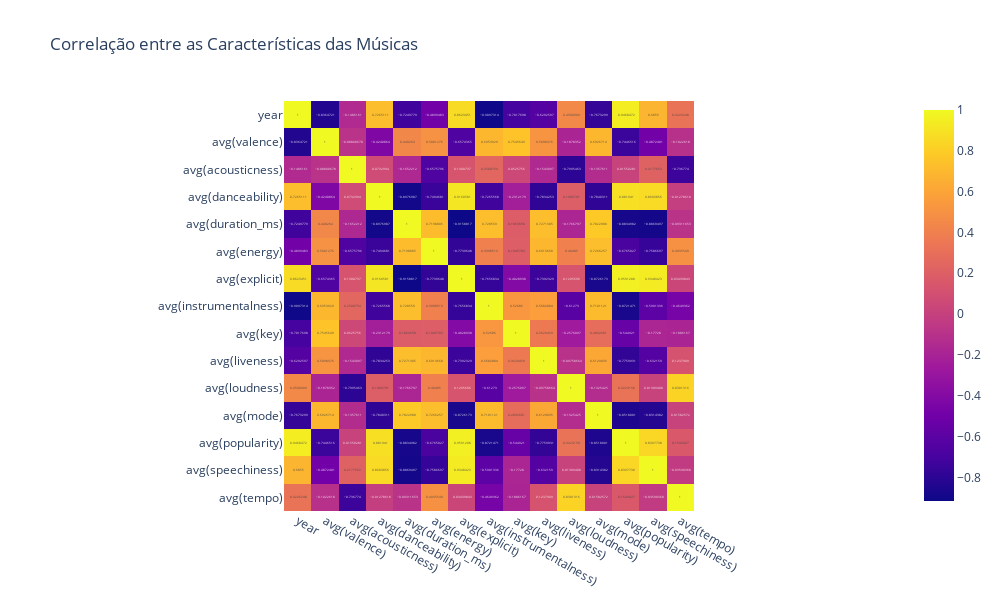

Source (notebook cell):
### Markdown cell above
Para visualizar as correlações entre as características das músicas:

### Code cell
import plotly.express as px

px.imshow(temp.corr(), text_auto=True, width=1000, height=600, title="Correlação entre as Características das Músicas")

### Figure 1 — Plotly figure (JSON) as saved in the notebook; plotly's stock layout.template omitted (floating-point values rounded to 4 significant figures; data arrays with more than 128 entries replaced by an {"elided": "..."} marker saying what was removed)
{"data": [{"coloraxis": "coloraxis", "hovertemplate": "x: %{x}<br>y: %{y}<br>color: %{z}<extra></extra>", "name": "0", "texttemplate": "%{z}", "type": "heatmap", "x": ["year", "avg(valence)", "avg(acousticness)", "avg(danceability)", "avg(duration_ms)", "avg(energy)", "avg(explicit)", "avg(instrumentalness)", "avg(key)", "avg(liveness)", "avg(loudness)", "avg(mode)", "avg(popularity)", "avg(speechiness)", "avg(tempo)"], "xaxis": "x", "y": ["year", "avg(valence)", "avg(acousticness)", "avg(danceability)", "avg(duration_ms)", "avg(energy)", "avg(explicit)", "avg(instrumentalness)", "avg(key)", "avg(liveness)", "avg(loudness)", "avg(mode)", "avg(popularity)", "avg(speechiness)", "avg(tempo)"], "yaxis": "y", "z": {"elided": "15x15 float values"}}], "layout": {"coloraxis": {"colorscale": [[0, "#0d0887"], [0.1111, "#46039f"], [0.2222, "#7201a8"], [0.3333, "#9c179e"], [0.4444, "#bd3786"], [0.5556, "#d8576b"], [0.6667, "#ed7953"], [0.7778, "#fb9f3a"], [0.8889, "#fdca26"], [1, "#f0f921"]]}, "height": 600, "title": {"text": "Correlação entre as Características das Músicas"}, "width": 1000, "xaxis": {"anchor": "y", "constrain": "domain", "domain": [0, 1], "scaleanchor": "y"}, "yaxis": {"anchor": "x", "autorange": "reversed", "constrain": "domain", "domain": [0, 1]}}}
